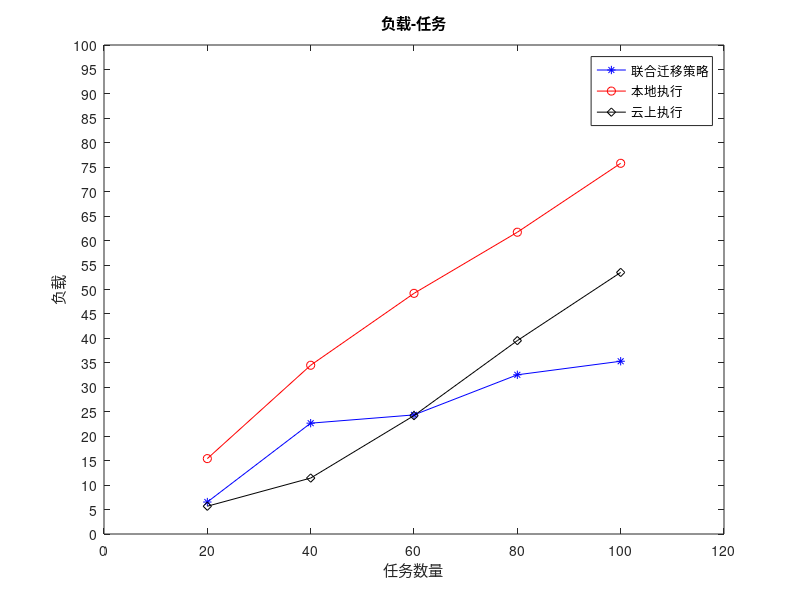

MATLAB code for this plot:
load result1.txt

%f = @(x) x;

%x = result1(:,1); 

 x=result1(1,1):20:result1(5,1);  %x轴上的数据，第一个值代表数据开始，第二个值代表间隔，第三个值代表终止
 k=result1(:,2) ;                %K数据y值
 k0=result1(:,3);                %K0数据y值
 k1 = result1(:,4);              %K1数据y值
 plot(x,k,'-*b',x,k0,'-or',x,k1,'-dk'); title('负载-任务')     %线性，颜色，标记
axis([0,120,0,100])  %确定x轴与y轴框图大小
set(gca,'XTick',0:20:120); %x轴范围1-6，间隔1
set(gca,'YTick',0:5:100); %y轴范围0-700，间隔100
legend('联合迁移策略','本地执行','云上执行');   %右上角标注
xlabel('任务数量')  %x轴坐标描述
ylabel('负载') %y轴坐标描述
